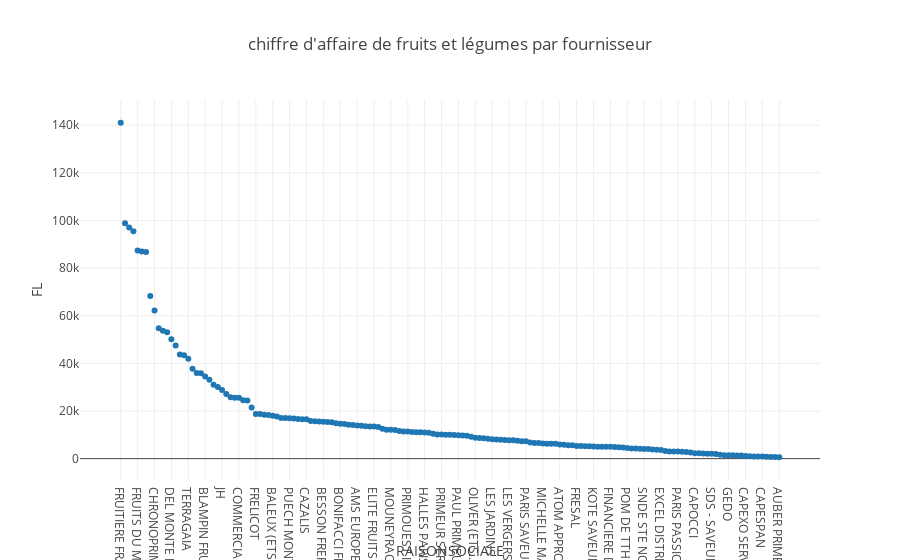

Source (notebook cell):
### Markdown cell above
# Data Visualisation

### Code cell
fig = px.scatter(data, x = 'RAISONSOCIALE', y= 'FL',title="chiffre d'affaire de fruits et légumes par fournisseur")
fig

#FRUITIERE FRANCE est le premier fournisseur en fruits et légumes

### Figure 1 — Plotly figure (JSON) as saved in the notebook; plotly's stock layout.template omitted (floating-point values rounded to 4 significant figures; data arrays with more than 128 entries replaced by an {"elided": "..."} marker saying what was removed)
{"data": [{"hovertemplate": "RAISONSOCIALE=%{x}<br>FL=%{y}<extra></extra>", "legendgroup": "", "marker": {"color": "#1F77B4", "symbol": "circle"}, "mode": "markers", "name": "", "orientation": "v", "showlegend": false, "type": "scatter", "x": {"elided": "157 str values"}, "xaxis": "x", "y": {"elided": "157 int values"}, "yaxis": "y"}], "layout": {"legend": {"tracegroupgap": 0}, "title": {"text": "chiffre d'affaire de fruits et légumes par fournisseur"}, "xaxis": {"anchor": "y", "domain": [0, 1], "title": {"text": "RAISONSOCIALE"}}, "yaxis": {"anchor": "x", "domain": [0, 1], "title": {"text": "FL"}}}}
